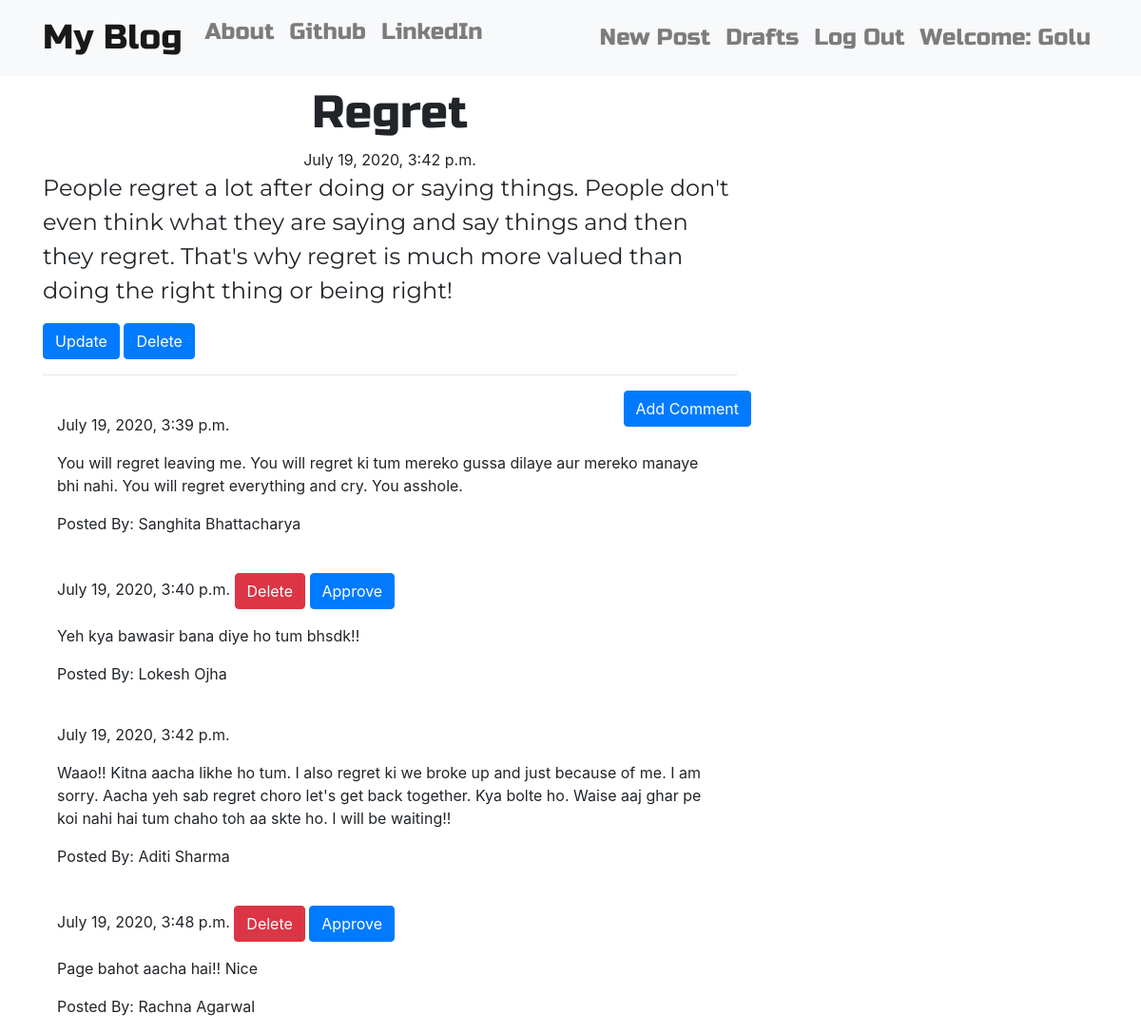
The app's page /post/4/ (signed in), older data.
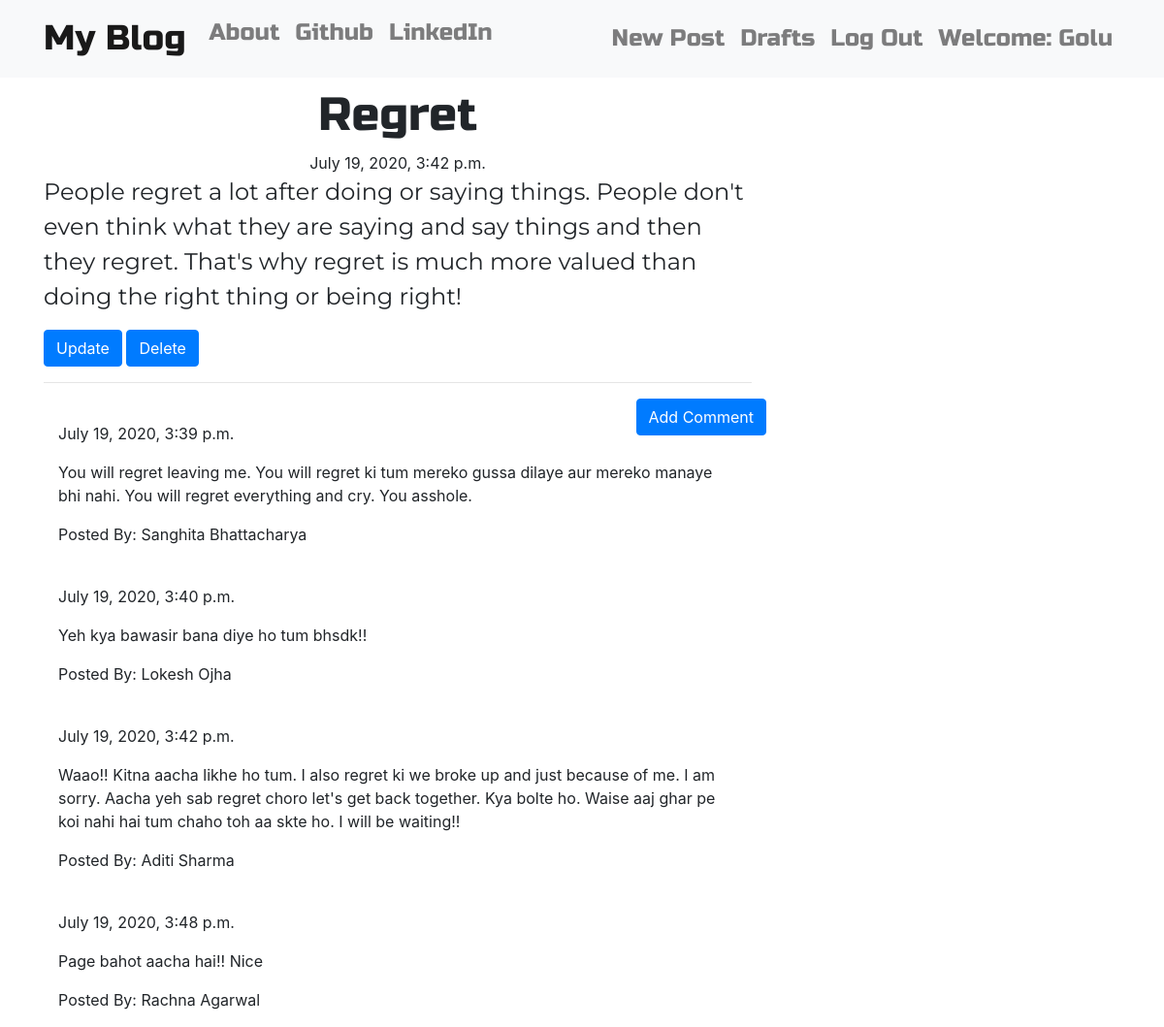
The same page, newer data.
### blog/models.py (models this page shows, shortened)
class Comment(models.Model):
    post = models.ForeignKey('blog.Post', on_delete=models.CASCADE, related_name='comments')
    author = models.CharField(max_length=200)
    text = models.TextField()
    created_date = models.DateTimeField(default=timezone.now)
    approved_comment = models.BooleanField(default=False)

### blog/views.py (the view)
# urls.py: path('post/<int:pk>/', views.PostDetailView.as_view(), name='post_detail'),
class PostDetailView(DetailView):
    model = Post

### blog/templates/blog/post_detail.html
{% extends "blog/base.html" %}
{% block content %}
    <h1 class="posttitle loader">{{ post.title }}</h1>
    {% if post.published_date %}
        <div class="date postdate">
            {{ post.published_date }}
        </div>
    {% else %}
    <a class="btn btn-success" href="{% url 'post_publish' pk=post.pk %}">Publish</a>
    {% endif %}
    <p class="postcontent">{{ post.text|safe|linebreaksbr }}</p>
    {% if user.is_authenticated %}
        <a class="btn btn-primary" href="{% url 'post_edit' pk=post.pk %}">
            <span class="glyphicon glyphicon-pencil">Update</span>
        </a>
        <a class="btn btn-primary" href="{% url 'post_remove' pk=post.pk %}">
            <span class="glyphicon glyphicon-trash">Delete</span>
        </a>
    {% endif %}
    <hr>
    <a class="btn btn-primary btn-comment" href="{% url 'add_comment_to_post' pk=post.pk %}">Add Comment</a>
    <div class="container">
        {% for comment in post.comments.all %}
            <br>
            {% if user.is_authenticated or comment.approved_comment %}
                {{ comment.created_date }}
                {% if not comment.approved_comment %}
                    <a class="btn btn-danger" href="{% url 'comment_remove' pk=comment.pk %}">
                        <span class="glyphicon glyphicon-trash">Delete</span>
                    </a>
                    <a class="btn btn-primary" href="{% url 'comment_approve' pk=comment.pk %}">
                        <span class="glyphicon glyphicon-ok">Approve</span>
                    </a>
                {% endif %}
                <p>{{ comment.text|safe|linebreaks }}</p>
                <p>Posted By: {{ comment.author }}</p>
            {% endif %}
            {% empty %}
                <p>No Comments!!</p>
        {% endfor %}
    </div>
{% endblock %}

Row changes from the older to the newer data that the page shows:
changed Comment "July 19, 2020, 3:40 p.m.": no longer shows "Delete Approve"
changed Comment "July 19, 2020, 3:48 p.m.": no longer shows "Delete Approve"
